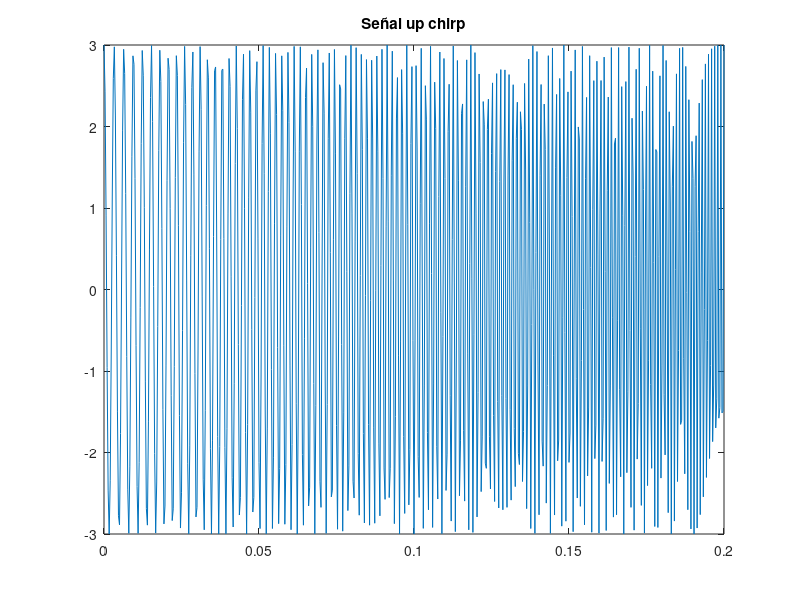
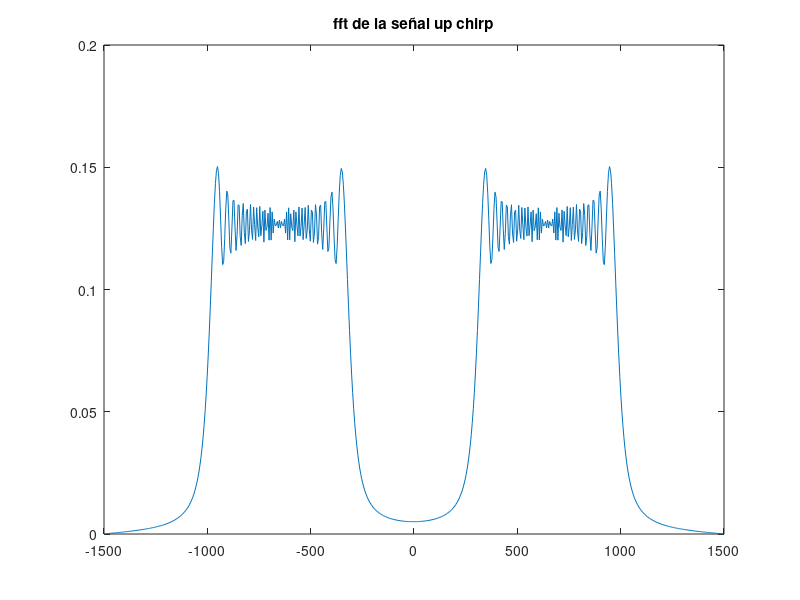
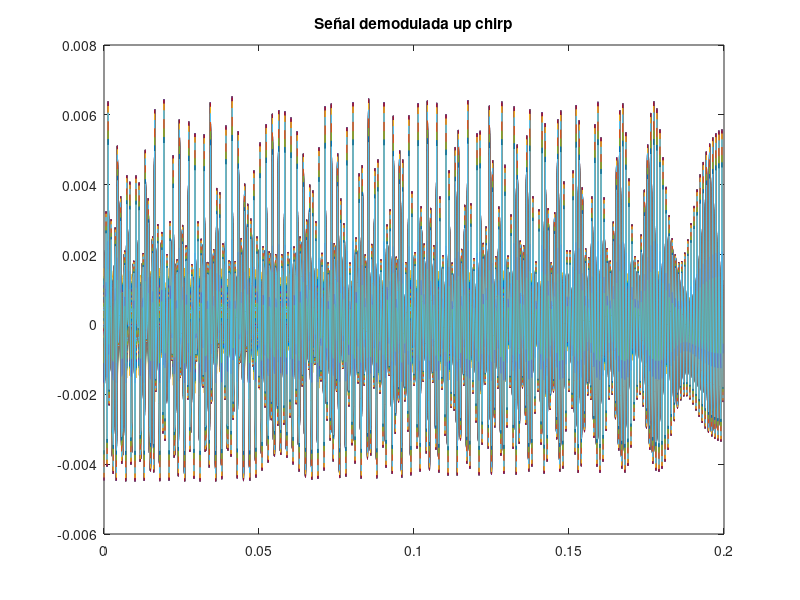
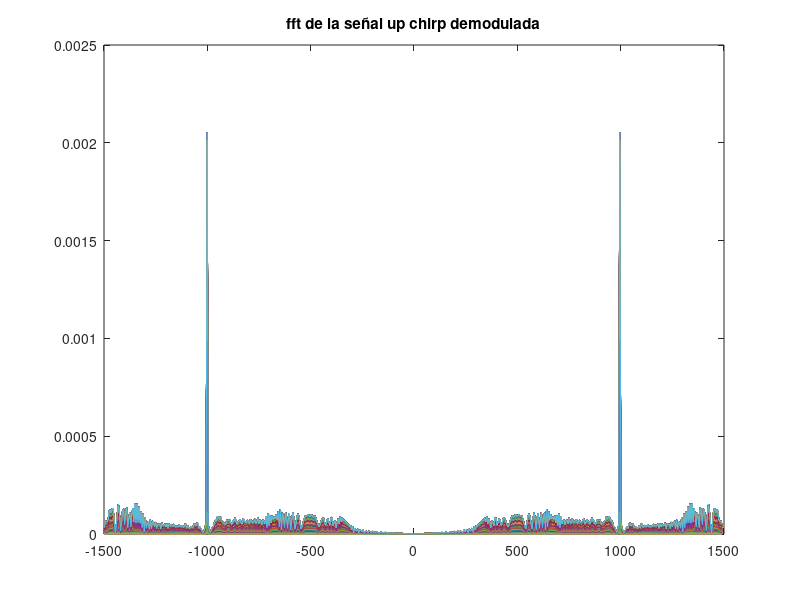

Recreate these plots in MATLAB, in order.

% Caracterización del mensaje que se desea transmitir
f0 = 300; % frecuencia inicial
f1 = 1000; % frecuencia final
fs2 = 3000;
fs= 80000; % tasa de muestreo

tf = 0.2; % tiempo final
%t=0:1/fs:tf; % vector de tiempo
t = (0:1/fs2:tf)';


signal = 3*chirp(t,f0,tf,f1); % up chirp

%sound(y, Fs)
figure(1)
plot(t, signal)
title('Señal up chirp')

% transformada de Fourier
l = length(t);
Y = fft(signal)/l;
Y2 = abs(fftshift(Y)); % correr la frecuencia cero al centro y aplicarle valor absoluto
fr = fs2/2 * linspace(-1,1-2/l,l); %vector de frecuencias

%fr = Fs*(0:L-1);
figure(2)
plot(fr, Y2);
title('fft de la señal up chirp')

%-----------------------------------------------------------------------------------
%Modulación de la señal.

fdev1 = 100; %desviación de frecuencia de 100 Hz
fdev2 = 500; %desviación de frecuencia de 500 Hz
fc = 40000; %frecuencia de carrier

carrier = 3*cos(2*pi*fc*t); % portadora 
phi = 2*pi*fdev1*cumsum(signal)/fs2; %phi(t)

%fm_signal = cos(2*pi*fc*t + phi); % señal modulada (respuesta directa)  
fm_signal = 3*cos(2*pi*fc*t).*cos(phi)-3*sin(2*pi*fc*t).*sin(phi);

%figure(3)
%plot(t, fm_signal)
%title('Señal up chirp modulada')

%Ycarrier = fft(carrier)/l;
%figure(3)
%plot(fr, Ycarrier); %grafico de la portadora (solo para chequear)

% transformada de fourier
%Yfm = fft(fm_signal)/l;
%Yfm2 =abs(fftshift(Yfm));
%figure(4)
%plot(fr, Yfm2);
%title('fft de la señal up chirp modulada')

%-----------------------------------------------------------------------------------
%Agregar Ruido.



%-----------------------------------------------------------------------------------
%Demodulación de la señal.

%t2 = (0:1/fs2:((size(fm_signal,1)-1)/fs2))';
%t2 = t2(:,ones(1,size(fm_signal,2)));
%hilb = hilbert(fm_signal).*exp(-1i*2*pi*fc*t2); % aplicar hilbert
%demod_signal = (1/(2*pi*fdev1))*[zeros(1,size(hilb,2)); diff(unwrap(angle(hilb)))*fs2];

%hilb = hilbert(fm_signal).*exp(-1i*2*pi*fc*t); % aplicar hilbert
%demod_signal = diff(unwrap(angle(hilb))); %diferencial del angulo de hilbert
%demod_signal = demod_signal*fs2/(2*pi*fdev1); % cambiar amplitud



%Ifft = lowpass(Ifft,1000,fs);
%Qfft = lowpass(Qfft,1000,fs);

I = fm_signal.*cos(2*pi*fc*t);
Q = fm_signal.*sin(2*pi*fc*t);


%Ifft = abs(fftshift(fft(I)/l)); % correr la frecuencia cero al centro y aplicarle valor absoluto
%Qfft = abs(fftshift(fft(Q)/l)); % correr la frecuencia cero al centro y aplicarle valor absoluto

%[bi,ai] = butter(3,1000/(fs/2));
%[bq,aq] = butter(3,1000/(fs/2));
%I = filter(bi,ai,I);
%Q = filter(bq,aq,Q);
%figure(3)
%plot(fr, Ifft);
%figure(4)
%plot(fr, Qfft);


%I=cos(phi); %descomentar para ver como debería quedar
%Q=sin(phi); %descomentar para ver como debería quedar

demod_signal = diff(atan(Q/I)) ;

figure(5)
plot(t(1:l-1), demod_signal)
title('Señal demodulada up chirp')

% transformada de fourier
Ydemod = fft(demod_signal)/l;
Y2demod = abs(fftshift(Ydemod)); % correr la frecuencia cero al centro y aplicarle valor absoluto

figure(6)
plot(fr(1:l-1), Y2demod);
title('fft de la señal up chirp demodulada')
